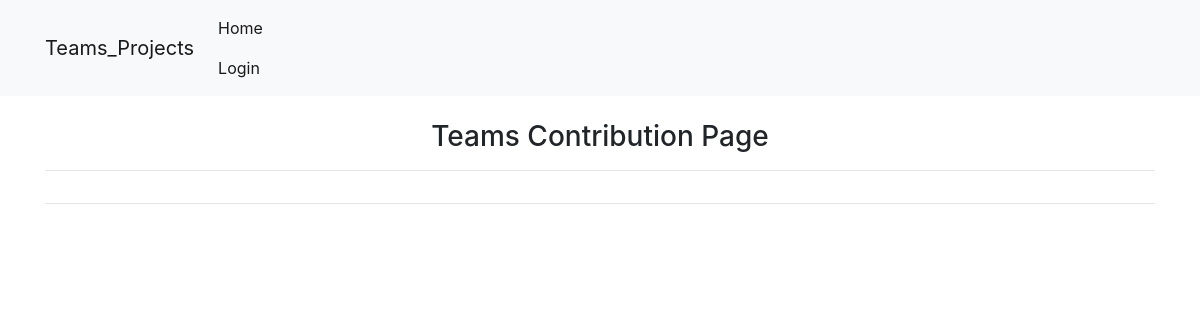
The page /projects/ on the database as committed earlier.
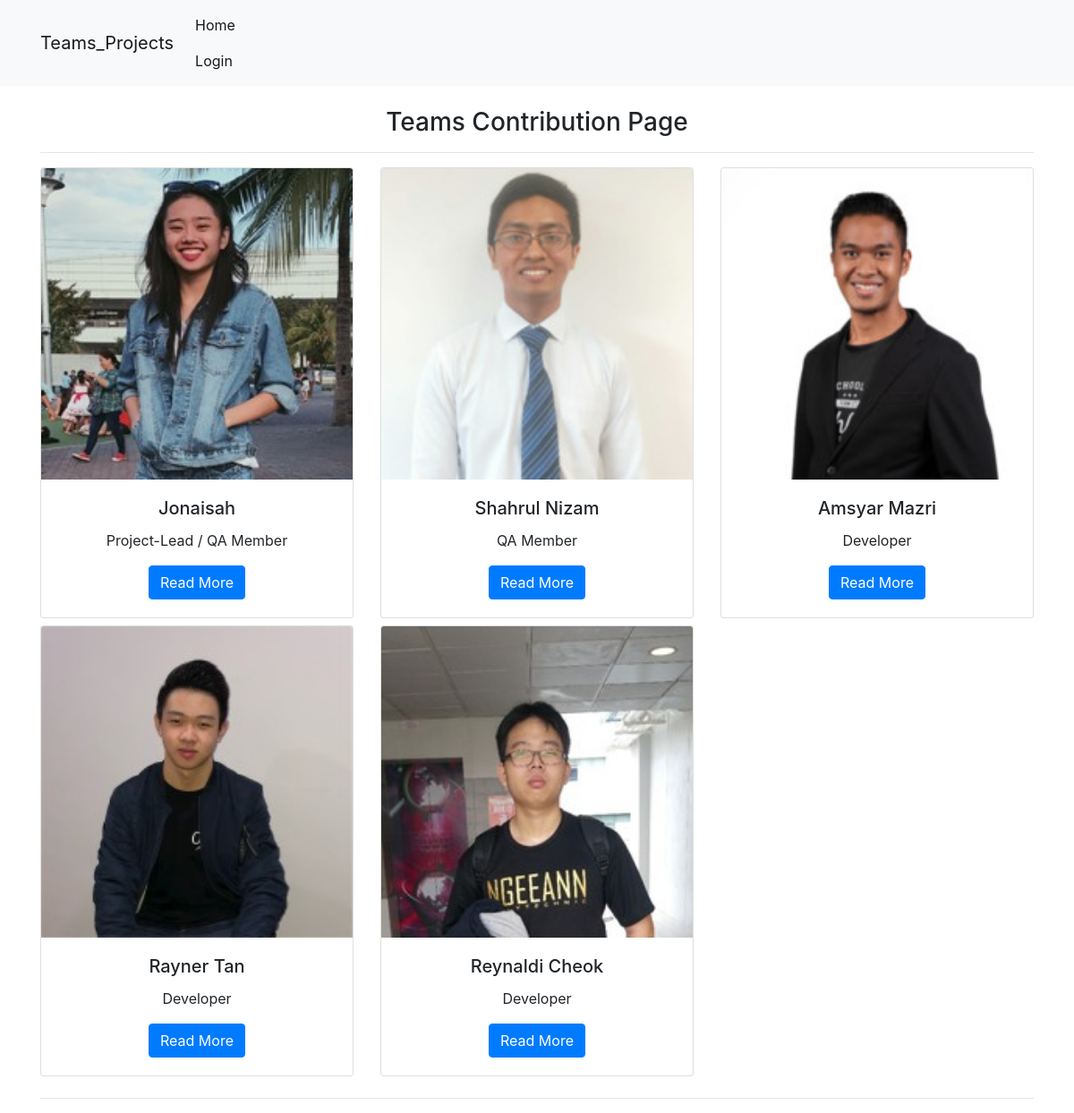
The same page on the database as committed later.
### projects/models.py (models this page shows)
class Project(models.Model):
    title = models.CharField(max_length=100)
    description = models.TextField()
    technology = models.CharField(max_length=20)
    image = models.FilePathField(path="/img")

### projects/views.py (the view)
# urls.py: path("", views.project_index, name="project_index"),
def project_index(request):
    projects = Project.objects.all()
    context = {"projects": projects}
    return render(request, "project_index.html", context)

### templates/project_index.html (shortened to what this page needs)
{% extends 'base-new.html' %}
{% load static %}
{% block page_content %}
<br>
<h3><center>Teams Contribution Page<center></h3>
<h6><center> </h6><center>
 <hr>
<div class="row">
{% for project in projects %}
    <div class="col-md-4">
        <div class="card mb-2">
            <img class="card-img-top" src="{% static project.image %}">
            <div class="card-body">
                <h5 class="card-title">{{ project.title }}</h5>
                <p class="card-text">{{ project.description }}</p>
                <a href="{% url 'project_detail' project.pk %}"
                   class="btn btn-primary">
                    Read More
                </a>
            </div>
        </div>
    </div>
    {% endfor %}
</div>
<hr>
{% endblock %}

### templates/base-new.html (shortened to what this page needs)
<link rel="stylesheet" href="https://stackpath.bootstrapcdn.com/bootstrap/4.1.3/css/bootstrap.min.css">
<nav class="navbar navbar-expand-lg navbar-light bg-light">
    <div class="container">
        <a class="navbar-brand" href="{% url 'project_index' %}" style='font-family:Times New Roman", Times, serif'>Teams_Projects</a>
        <div class="collapse navbar-collapse" id="navbarSupportedContent">
          <ul class="navbar-nav mr-auto">
            <li class="nav-item active">
              <a class="nav-link" href="{% url 'project_index' %}">Home</a>
			  <a class="nav-link" href="{% url 'login' %}">Login</a>
            </li>
          </ul>
        </div>
    </div>
</nav>
<div class="container">
{% block page_content %}
	{% endblock %}
</div>

Rows that differ between the two databases and show on the page:
added Project: image (picture), title "Jonaisah", description "Project-Lead / QA Member"
added Project: image (picture), title "Shahrul Nizam", description "QA Member"
added Project: image (picture), title "Amsyar Mazri", description "Developer"
added Project: image (picture), title "Rayner Tan", description "Developer"
added Project: image (picture), title "Reynaldi Cheok", description "Developer"
